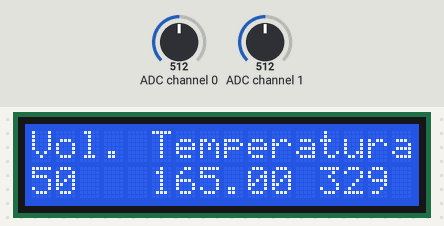
A program run on a simulated Raspberry Pi (BCM pin numbers). On the bench: 16×2 character LCD. Inputs (shaded band) come from the test bench; at power-on: ADC channel 0 = 512, ADC channel 1 = 512 (analog values on the 0–1023 scale). Sound played through the audio output is not drawn and takes no time; what the program prints to the terminal is not drawn.

Above: at 1.2 s.
1.3 s: ADC channel 0 set to 716
At 2.1 s:
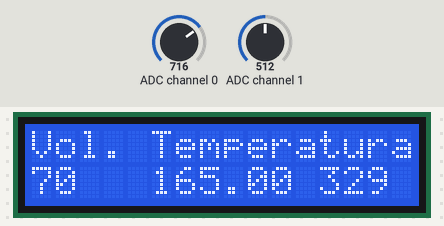
2.9 s: ADC channel 0 set to 900
At 4.2 s:
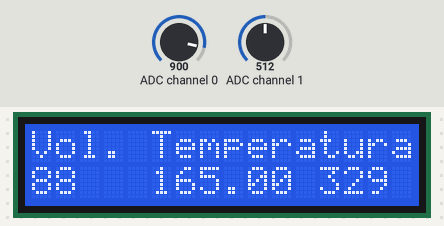
4.5 s: ADC channel 0 set to 1023
At 5.2 s:
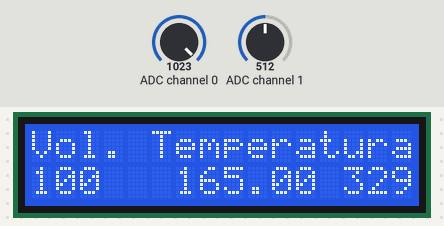
Timing chart, 0 to 7.5 s (numbered marks = the images above; inputs shaded):
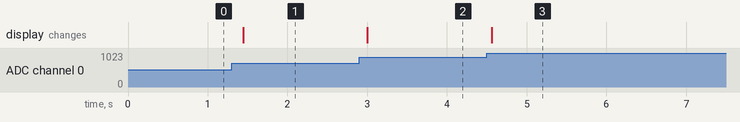

The program:

python_lcd_mcp3008_temp.py
```python
# Visualizzazione su LCD di un potenziometro e di un sensore di temperatura
# 2015 Pier Calderan
# -*- coding: utf-8 -*-
# Importazione delle librerie GPIO e time
import time
import os
import RPi.GPIO as GPIO
from Adafruit_CharLCD import Adafruit_CharLCD
lcd = Adafruit_CharLCD()
lcd.begin(16,1)

GPIO.setmode(GPIO.BCM)
# Funzione di lettura dei dati SPI di otto ingressi MCP3008
def readadc(adcnum, clockpin, mosipin, misopin, cspin):
            if ((adcnum > 7) or (adcnum < 0)):
                    return -1
            GPIO.output(cspin, True)

            GPIO.output(clockpin, False)  # Imposta il clock low
            GPIO.output(cspin, False)     # Imposta CS low

            commandout = adcnum
            commandout |= 0x18  # Start bit + single-ended bit
            commandout <<= 3    # Sono necessari solo 5 bit con uno shift di 3 bit
            for i in range(5):
                    if (commandout & 0x80):
                            GPIO.output(mosipin, True)
                    else:
                            GPIO.output(mosipin, False)
                    commandout <<= 1
                    GPIO.output(clockpin, True)
                    GPIO.output(clockpin, False)

            adcout = 0

            for i in range(12):
                    GPIO.output(clockpin, True)
                    GPIO.output(clockpin, False)
                    adcout <<= 1
                    if (GPIO.input(misopin)):
                            adcout |= 0x1

            GPIO.output(cspin, True)

            adcout >>= 1       # Il primo bit è null e viene ignorato
            return adcout

# Si possono assegnare i pin SPI a piacere oppure lasciare quelli di default
SPICLK = 11
SPIMISO = 9
SPIMOSI = 10
SPICS = 8

GPIO.setup(SPIMOSI, GPIO.OUT)
GPIO.setup(SPIMISO, GPIO.IN)
GPIO.setup(SPICLK, GPIO.OUT)
GPIO.setup(SPICS, GPIO.OUT)

# Lettura del potenziometro dalla porta SPI
potentiometer_adc = 0
temperature_adc = 1

last_read = 0       # Variabile per conservare l'ultimo valore del potenziometro
tolerance = 5       # Tolleranza per evitare bruschi cambiamenti di volume

while True:
            # Variabile che memorizza lo stato del potenziometro
            trim_pot_changed = False

            # Lettura del potenziometro dalla porta SPI canale 0
            trim_pot = readadc(potentiometer_adc, SPICLK, SPIMOSI, SPIMISO, SPICS)
            # Lettura del sensore di temperatrura dalla porta SPI canale 1
            temp = readadc(temperature_adc, SPICLK, SPIMOSI, SPIMISO, SPICS)
            step = 3.3 / 1024 # tensione per ogni livello
            set_temp = temp * step / 0.01 # conversione in gradi C
            set_fahr = int(set_temp * 1.8 + 32) # conversione in fahrenheit
            set_temp = "{0:.2f}".format(set_temp)

            pot_adjust = abs(trim_pot - last_read)

            if ( pot_adjust > tolerance ):
                   trim_pot_changed = True

            if ( trim_pot_changed ):
                    set_volume = trim_pot / 10.24           # convert 10bit adc0 (0-1024) trim pot read into 0-100 volume level
                    set_volume = round(set_volume)          # round out decimal value
                    set_volume = int(set_volume)            # cast volume as integer

                    print ('Volume = {volume}%' .format(volume = set_volume))
                    lcd.clear()

                    lcd.message("Vol. Temperatura\n")

                    lcd.message(str(set_volume))
                    lcd.message("   " + str(set_temp) + " " + str(set_fahr))
                    set_vol_cmd = 'sudo amixer cset numid=1 -- {volume}% > /dev/null' .format(volume = set_volume)
                    os.system(set_vol_cmd)  # set volume

                    # save the potentiometer reading for the next loop
                    last_read = trim_pot

            # hang out and do nothing for a half second
            time.sleep(0.1)
```

Measured:
- after the input at 1.3 s, the display: changes after 0.14 s (image 1)
- after the input at 2.9 s, the display: changes after 0.10 s (image 2)
- after the input at 4.5 s, the display: changes after 0.06 s (image 3)
